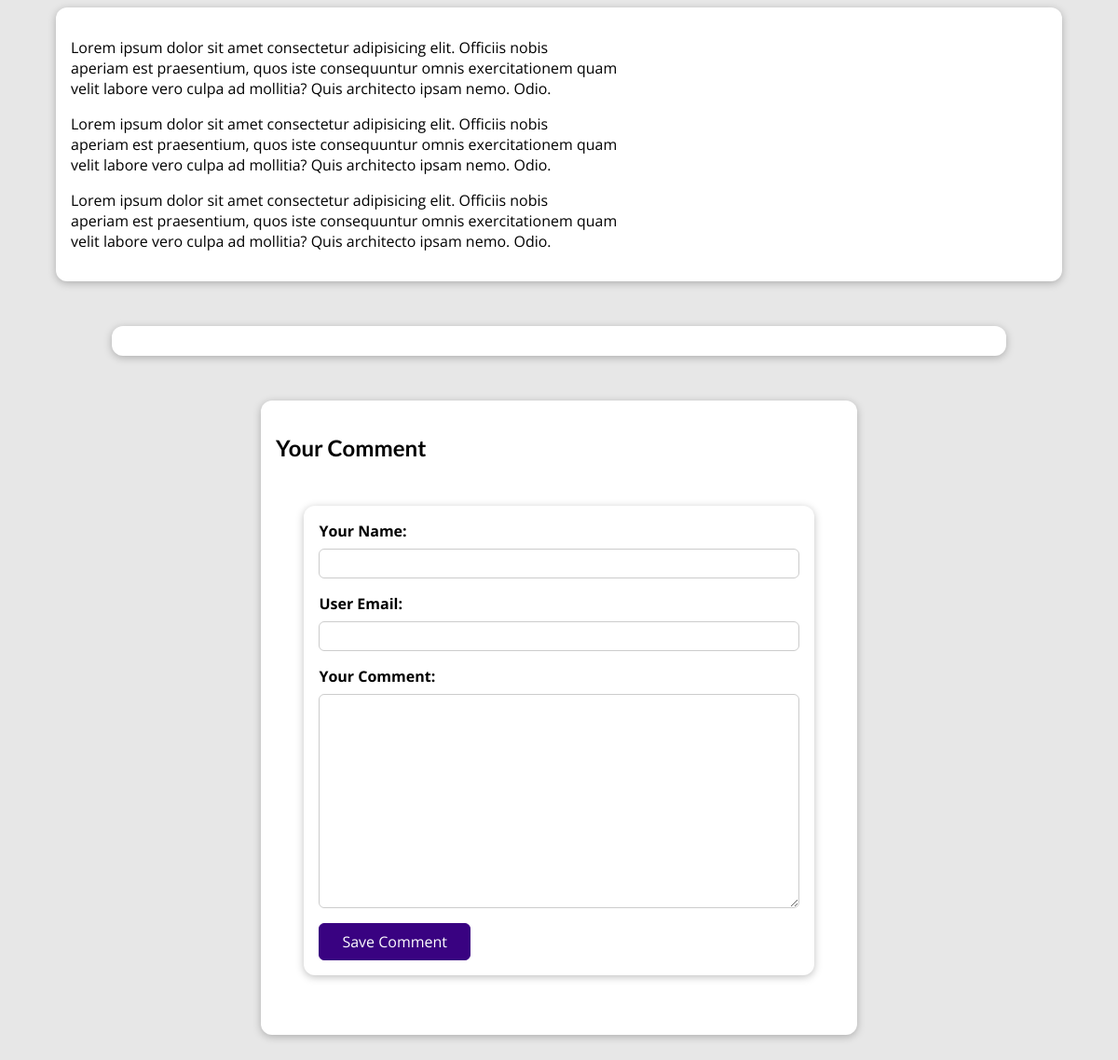
The page /posts/Riding-the-trails-in-the-cold-winter-sucks (lower part) on the database as committed earlier.
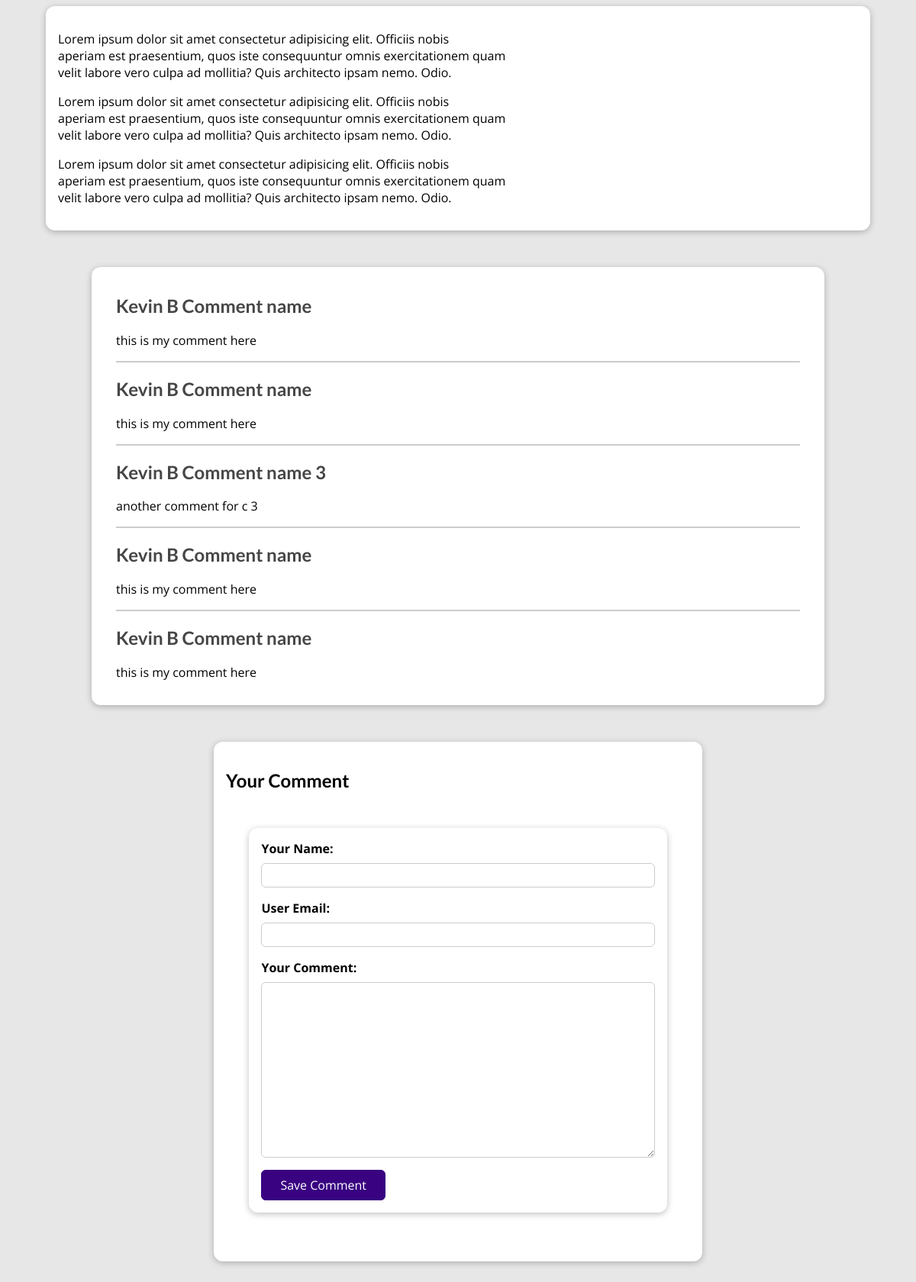
The same page on the database as committed later.
### blog/models.py (models this page shows, shortened)
class Post(models.Model):
    title = models.CharField(max_length=150)
    excerpt = models.CharField(max_length=250)
    image = models.ImageField(upload_to="posts",null=True)
    post_date = models.DateField(auto_now=True)
    author = models.ForeignKey(Author, on_delete=models.SET_NULL, null=True, related_name="posts")
    slug = models.SlugField(unique=True, db_index=True) # automatically does index.. don't really need db_index
    content = models.TextField(validators=[MinLengthValidator(10), MaxLengthValidator(5000)])
    tags = models.ManyToManyField(Tag)

class Comment(models.Model):
    user_name =  models.CharField(max_length=120)
    user_email = models.EmailField()
    text =  models.TextField(max_length=500)
    post = models.ForeignKey(Post, on_delete=models.CASCADE, related_name="comments")

### blog/views.py (the view, shortened to what this page needs)
# urls.py: path('posts/<slug:slug>', views.SinglePostView.as_view(), name='post_detail_page'),
class SinglePostView(View):
    def is_stored_posts(self,request,post_id):
        stored_posts = request.session.get("stored_posts")
        if stored_posts is not None:
            is_saved_for_later = post_id in stored_posts
        else:
            is_saved_for_later = False
        return is_saved_for_later
    def get(self, request, slug):
        post = Post.objects.get(slug=slug)
        context = {
            "post": post,
            "post_tags": post.tags.all(),
            "comment_form" : CommentForm(),
            "comments": post.comments.all().order_by("-id"),
            "saved_for_later": self.is_stored_posts(request, post.id)
        }
        return render(request, "blog/post-detail.html", context)

### blog/forms.py
class CommentForm(forms.ModelForm):
    class Meta:
        model = Comment
        exclude = ["post"]
        labels = {
            "user_email" : "User Email",
            "user_name" : "Your Name",
            "text": "Your Comment"
        }

### blog/models.py (called while the page is built)
    def full_name(self):
        return f"{self.first_name} {self.last_name}"

    def __str__(self):
        return self.full_name()

### blog/templates/blog/post-detail.html (shortened to what this page needs)
{% extends "base.html" %}
{% load static %}
{% block css_files %}
<link rel="stylesheet" href="{% static 'blog/post-detail.css' %}" />
{% endblock %}
{% block content %}
<main>
    {{ post.content|linebreaks }}
</main>
<section id="comments">
<ul>
    {% for comment in comments %}
        <li>
            <h2>{{comment.user_name}}</h2>
            <p>{{comment.text|linebreaks}}</p>
        </li>
    {% endfor %}
</ul>
</section>
<section id = "comment-form">
    <h2>Your Comment</h2>
    <form action="{% url "post_detail_page" post.slug %}" method="POST" id="comment-form">
        {% for form_field in comment_form %}
            <div class="form-control {% if form_field.errors %} invalid {% endif %}">
                {{ form_field.label_tag }}
                {{ form_field }}
            </div>
        {% endfor %}
        <button> Save Comment </button>
    </form>
</section>
{% endblock%}

### templates/base.html (shortened to what this page needs)
{% load static %}
<!DOCTYPE html>
<html lang="en">
<head>
    <link rel="stylesheet" href="{% static 'app.css' %}">
    {% block css_files %} {% endblock %}
</head>
<body>
{% block content %}
{% endblock %}
</body>
</html>

### static/app.css (style rules this page uses)
* { box-sizing: border-box; }
html { font-family: 'Open Sans', 'Lato', sans-serif; }
body { margin: 0; }
h1, h2, h3 { font-family: 'Lato', sans-serif; font-weight: bold; }

### blog/static/blog/post-detail.css (style rules this page uses)
body { background-color: #e7e7e7; }
main { width: 90%; max-width: 90rem; margin: 3rem auto; background-color: white; padding: 1rem; border-radius: 12px; box-shadow: 0 2px 8px rgba(0, 0, 0, 0.25); }
#comment-form { margin: 3rem auto; width: 90%; max-width: 40rem; border-radius: 12px; background-color: white; box-shadow: 0 2px 8px rgba(0, 0, 0, 0.25); padding: 1rem; }
#comment-form button { font: inherit; background-color: #390281; color: white; border: 1px solid #390281; padding: 0.5rem 1.5rem; border-radius: 6px; cursor: pointer; }
.form-control { margin-bottom: 1rem; }
.form-control label { font-weight: bold; margin-bottom: 0.5rem; display: block; }
.form-control input, .form-control textarea { display: block; width: 100%; font: inherit; padding: 0.25rem; border-radius: 6px; border: 1px solid #ccc; }
#comments { margin: 3rem auto; width: 90%; max-width: 60rem; border-radius: 12px; background-color: white; box-shadow: 0 2px 8px rgba(0, 0, 0, 0.25); padding: 1rem 2rem; }
#comments ul { list-style: none; margin: 0; padding: 0; }
#comments li { margin-bottom: 1rem; border-bottom: 2px solid #ccc; }
#comments li:last-of-type { border-bottom: none; }
#comments h2 { color: #464646; }

Rows that differ between the two databases and show on the page:
added Comment: user_name "Kevin B Comment name", text "this is my comment here"
added Comment: user_name "Kevin B Comment name", text "this is my comment here"
added Comment: user_name "Kevin B Comment name 3", text "another comment for c 3"
added Comment: user_name "Kevin B Comment name", text "this is my comment here"
added Comment: user_name "Kevin B Comment name", text "this is my comment here"
